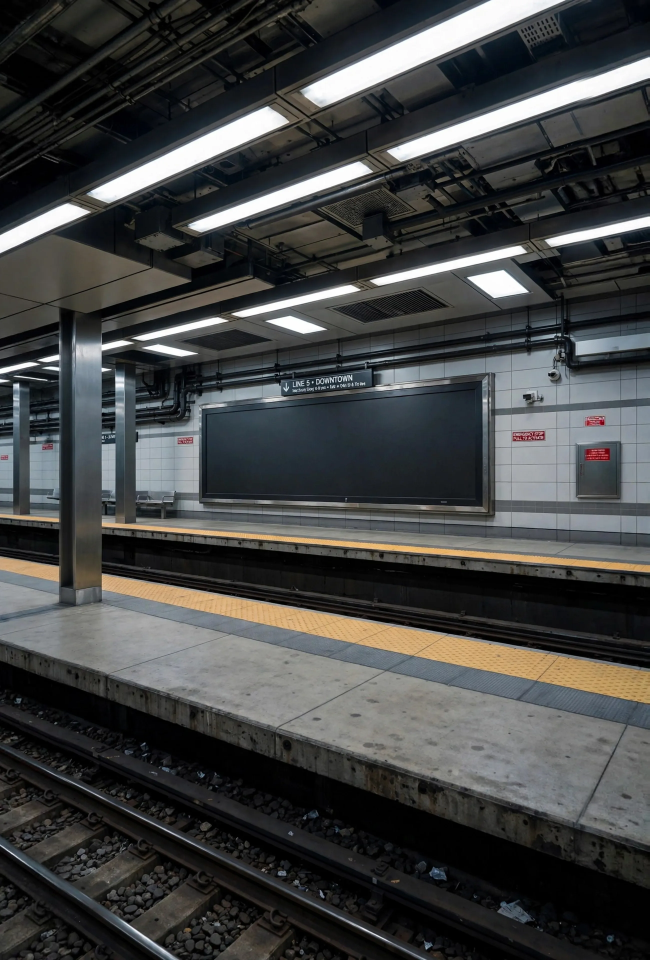
#> input picture station-test/platform_w.webp, 2600 x 3840 px (shown at 1/4 size)
$ python live-floor-base.py --dir ../station-test
#> lines starting #> are read from the running program, lines starting #| are printed output that depends on the picture; after the words box and inside, x2 and y2 are one past the last pixel; in counts of white or black regions, pixels touching at a corner belong together
#!/usr/bin/env python3
"""Repaint the near yellow tactile strip of the Live platform pictures in a sponsor's floor colour.
The sponsor logo itself is drawn by the page (station-test/index.html, floor strip ad), so only the tiles change here.

    python3 scripts/live-floor-base.py --dir station-test --colour white      # writes *_fw.webp

Reads platform_w.webp, platform_w_night.webp, platform_w_band4k.webp in --dir and writes them with suffix _fw (white)
or _fb (black), or for a brand colour with the --suffix given:

    python3 scripts/live-floor-base.py --dir station-test --colour "#2824B6" --suffix _fp

The tile texture (dots, joints, grime) is kept as shading.
Needs: numpy pillow
"""
import argparse, os
import numpy as np
from PIL import Image

ap = argparse.ArgumentParser()
ap.add_argument('--dir', required=True)
ap.add_argument('--colour', default='white', help='white, black, or a brand colour as #rrggbb')
ap.add_argument('--suffix', help='file suffix for a brand colour, e.g. _fp')
A = ap.parse_args()
TINT = np.array([int(A.colour[i:i+2], 16) for i in (1, 3, 5)], float) if A.colour.startswith('#') else None
if TINT is not None and not A.suffix: ap.error('--suffix is needed with a brand colour')
SFX = A.suffix or ('_fw' if A.colour == 'white' else '_fb')
KT = (0.178600938, 2229.35673 - 7)   # track-side edge of the near strip, platform picture px
KB = (0.209079357, 2270.06190 + 3)   # platform-side edge
PILLAR = [(235, 1800), (409, 1800), (409, 2402), (300, 2426), (235, 2413)]   # near pillar and its base: left as photographed

def repaint(name, scale=1, y0=0, by_colour=True):
    """scale, y0: how this picture maps onto the 2600x3840 platform picture (x/scale, y/scale + y0)"""
#> called with name = 'platform_w', scale = 1, y0 = 0, by_colour = True
    im = Image.open(os.path.join(A.dir, name + '.webp')).convert('RGB')
#> im is the input picture: PIL image 2600x3840 RGB; mean R, G, B 66.6, 67.8, 67.4
    a = np.asarray(im).astype(float)
    H, W = a.shape[:2]
#> H = 3840; W = 2600
    py, px = np.mgrid[0:H, 0:W].astype(float)
    X = px/scale; Y = py/scale + y0
    band = (Y >= KT[0]*X + KT[1]) & (Y <= KB[0]*X + KB[1])
    r, b = a[..., 0], a[..., 2]
    paint = band & (r > b + 12) if by_colour else band   # the night picture is too dark to tell the yellow apart
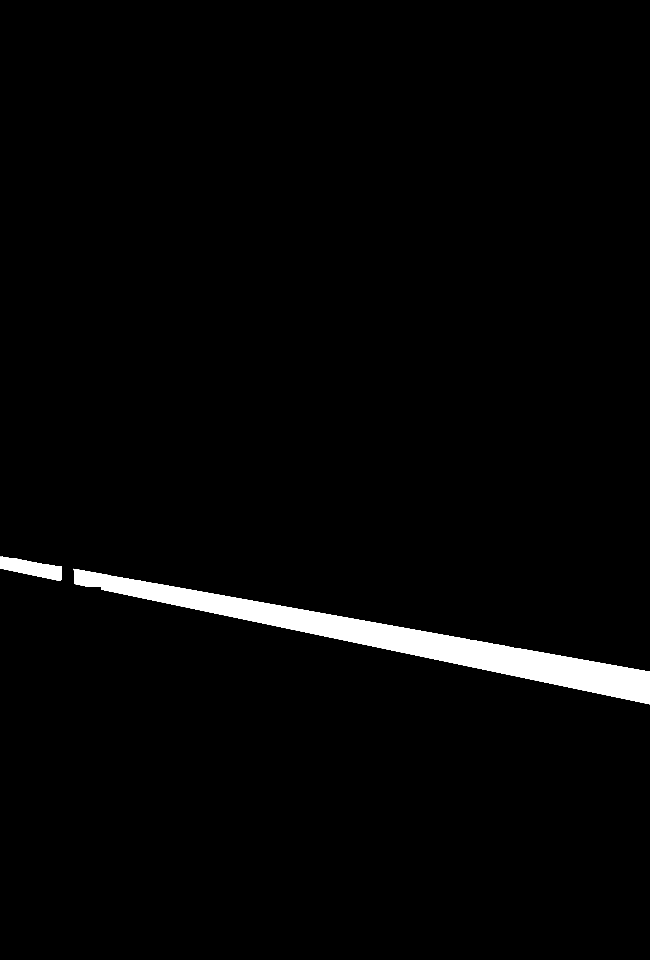
#> paint: shape (3840, 2600) bool (shown at 1/4 size); 2.3% white; 2 white regions, box (x1, y1, x2, y2) and area: (294, 2275, 2600, 2817) 217813, (0, 2227, 247, 2324) 12900
    from PIL import ImageDraw
    pm = Image.new('L', (W, H), 0); ImageDraw.Draw(pm).polygon([(x*scale, (y - y0)*scale) for x, y in PILLAR], fill=255)
#> after `pm = Image.new('L', (W, H), 0)`: pm: PIL image 2600x3840 L; every value is 0
#> after `ImageDraw.Draw(pm).polygon([(x * scale, (y - y0) * scale) for x, y in `: pm: PIL image 2600x3840 L; 1.1% white; 1 white region, box (x1, y1, x2, y2) and area: (235, 1800, 410, 2427) 107907
    paint &= ~(np.asarray(pm) > 0)
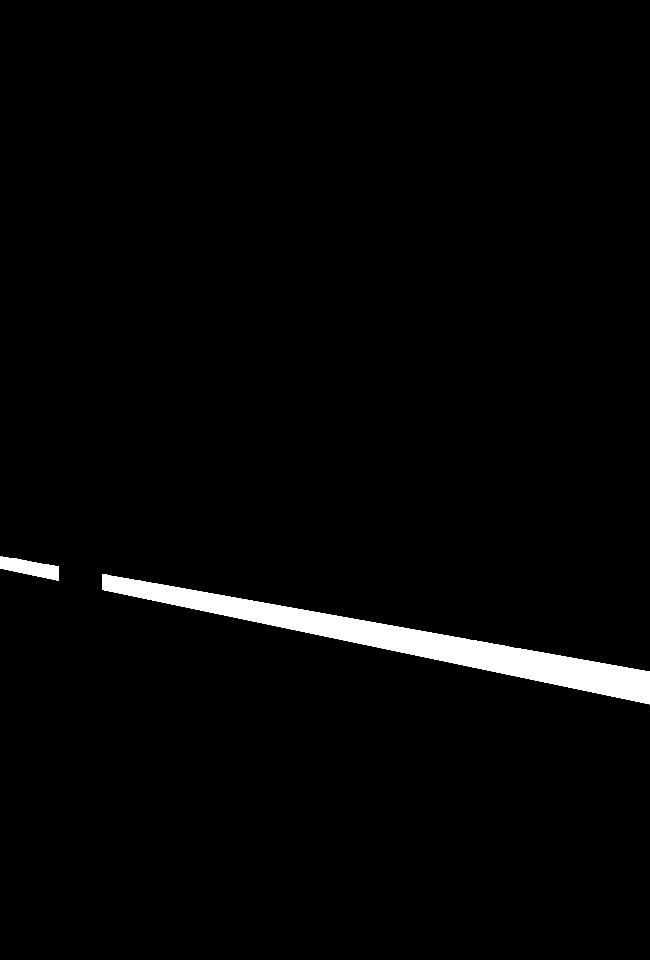
#> paint: shape (3840, 2600) bool (shown at 1/4 size); 2.2% white; 2 white regions, box (x1, y1, x2, y2) and area: (410, 2298, 2600, 2817) 211217, (0, 2227, 235, 2322) 12306
    L = a @ [0.299, 0.587, 0.114]
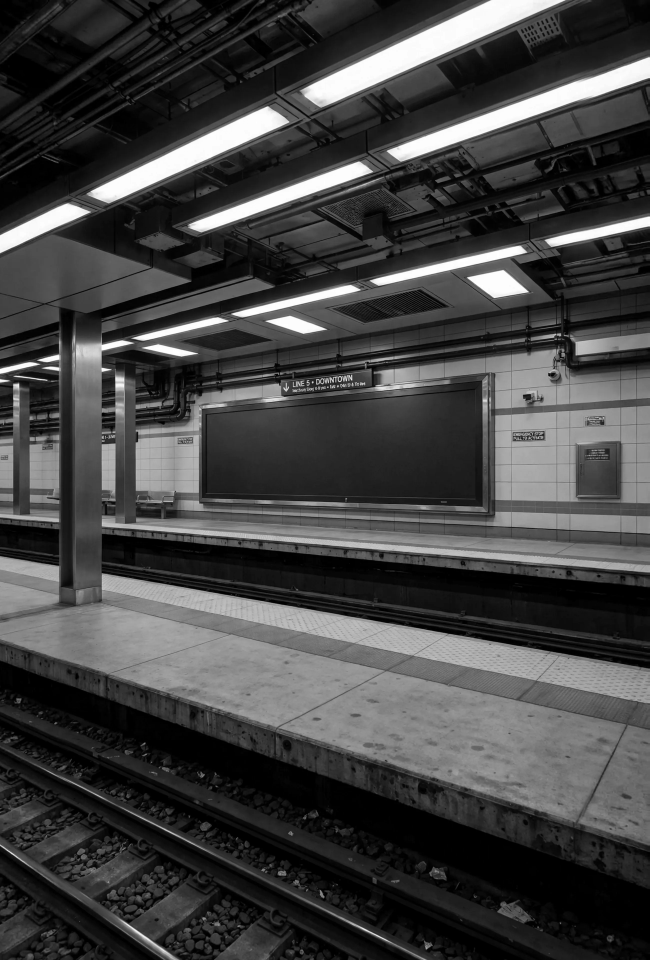
#> L: shape (3840, 2600) float64 (shown at 1/4 size); min 0, max 255, mean 67.4
    Lm = np.median(L[paint])
#> Lm = 172.2
    if TINT is not None:      # the brand colour at the strip's median light, the texture as shading around it
        k = np.clip(1 + (L - Lm)/max(Lm, 1)*0.9, 0.45, 1.35)
        out = a.copy()
        for c in range(3):
            ch = out[..., c]; ch[paint] = np.clip(TINT[c]*k, 0, 255)[paint]
        dst = os.path.join(A.dir, name + SFX + '.webp')
        Image.fromarray(out.astype('uint8')).save(dst, quality=86 if scale == 1 else 82, method=6)
        print(name, '->', os.path.basename(dst), 'tiles:', int(paint.sum()), 'px, median', round(Lm)); return
    if A.colour == 'white':
        v = np.clip(Lm*1.35 + (L - Lm)*0.9, 0, 255)
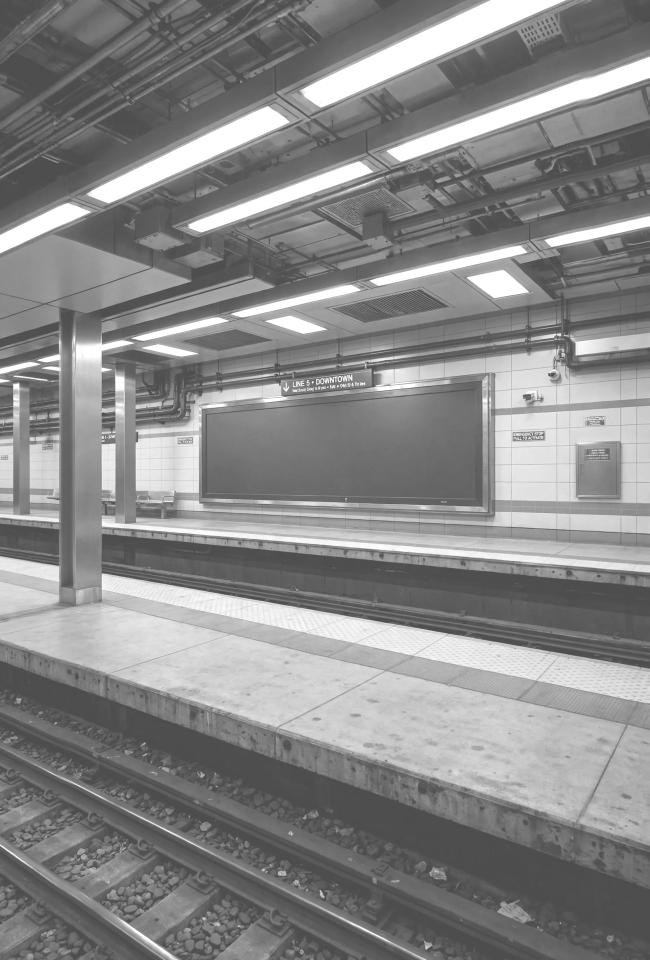
#> v: shape (3840, 2600) float64 (shown at 1/4 size); min 77.5, max 255, mean 136.2
    else:
        v = np.clip(Lm*0.18 + (L - Lm)*0.25, 0, 255)
    out = a.copy()
    for c in range(3):
        ch = out[..., c]; ch[paint] = v[paint]
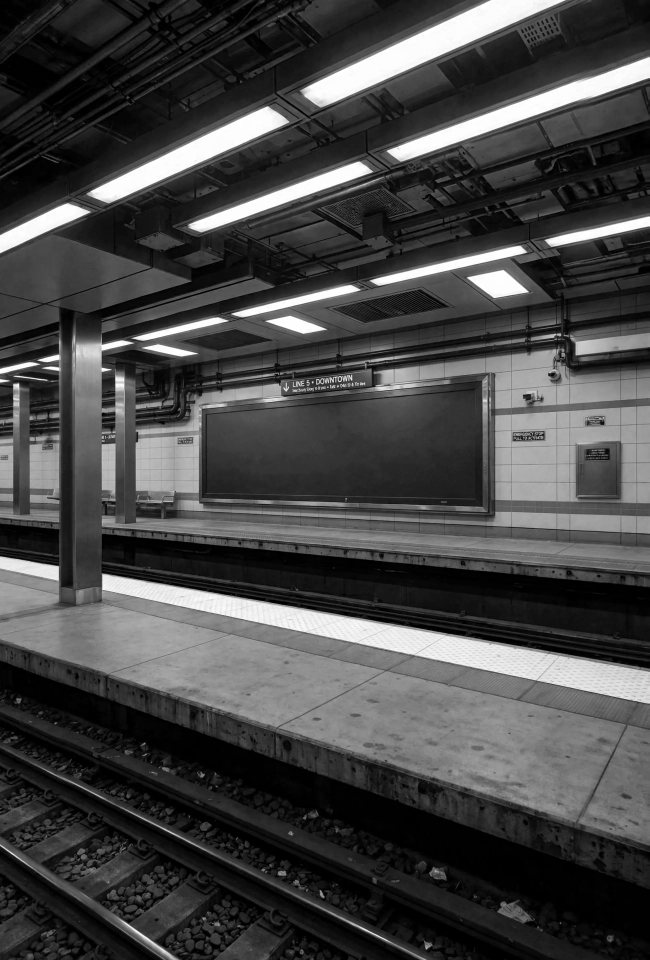
#> ch: shape (3840, 2600) float64 (shown at 1/4 size); min 0, max 255, mean 70
    dst = os.path.join(A.dir, name + SFX + '.webp')
    Image.fromarray(out.astype('uint8')).save(dst, quality=86 if scale == 1 else 82, method=6)
    print(name, '->', os.path.basename(dst), 'tiles:', int(paint.sum()), 'px, median', round(Lm))
#| platform_w -> platform_w_fw.webp tiles: 223523 px, median 172

repaint('platform_w')
repaint('platform_w_night', by_colour=False)
#> call 2 of repaint, with name = 'platform_w_night', scale = 1, y0 = 0, by_colour = False
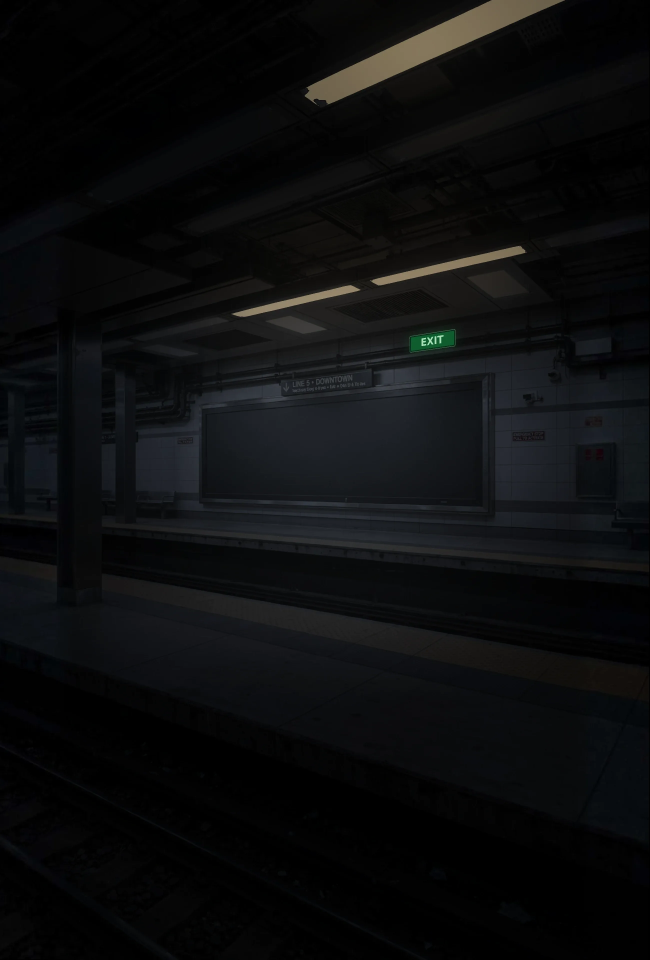
#> input picture station-test/platform_w_night.webp, 2600 x 3840 px (shown at 1/4 size)
#> in repaint, im is the input picture: PIL image 2600x3840 RGB; mean R, G, B 12.2, 13.1, 13.8
#> in repaint (call 2), `paint = band & (r > b + 12) if by_colour else band`: paint: shape (3840, 2600) bool; 2.4% white; 1 white region, box (x1, y1, x2, y2) and area: (0, 2223, 2600, 2817) 234808
#> in repaint (call 2), `paint &= ~(np.asarray(pm) > 0)`:
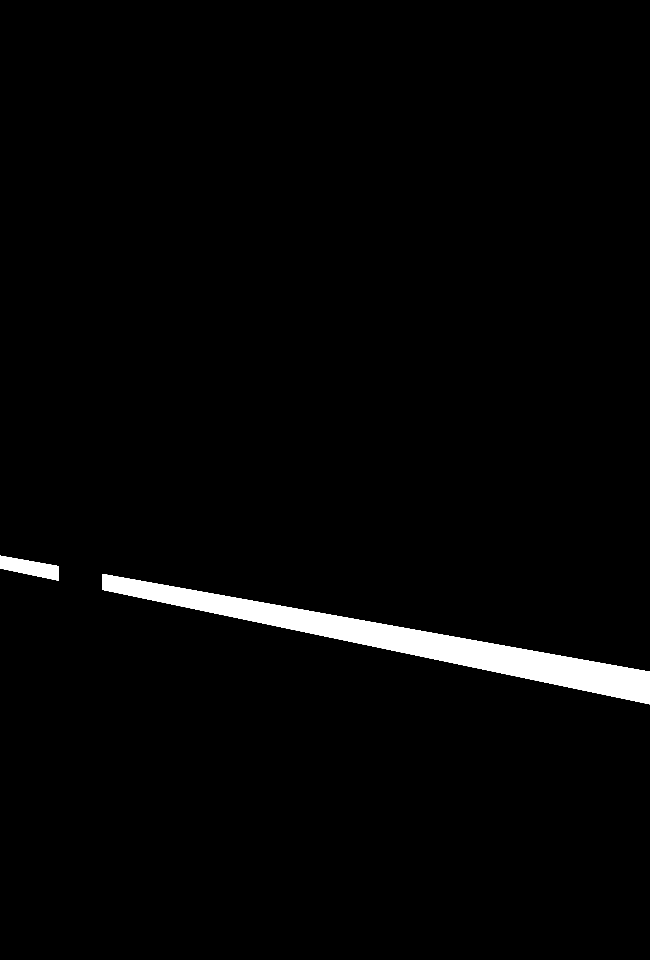
#> paint: shape (3840, 2600) bool (shown at 1/4 size); 2.2% white; 2 white regions, box (x1, y1, x2, y2) and area: (410, 2296, 2600, 2817) 211468, (0, 2223, 235, 2322) 12750
#> (the run stopped early here; a loop or call above may not have finished)
